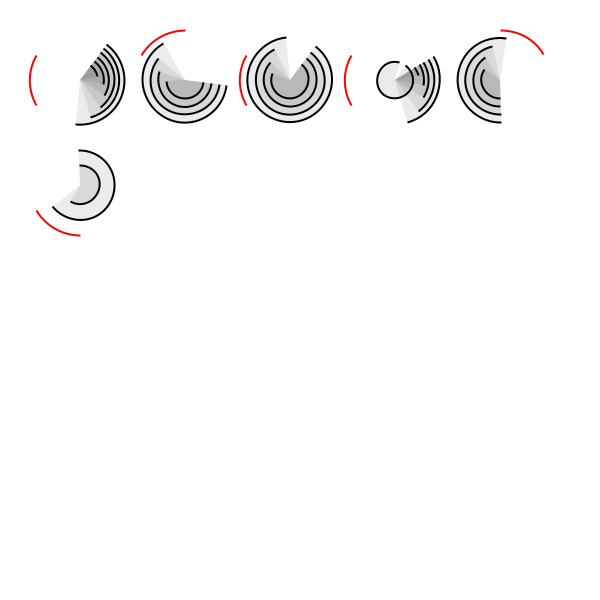
Frame 1 (no input)
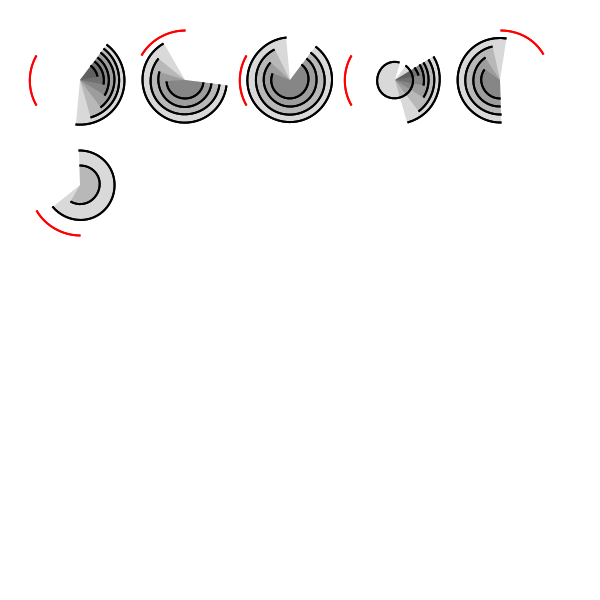
Frame 2 (the mouse pressed at the canvas centre, redrawn once)

The Processing sketch that drew these frames (run headless with seeded random() and noise(); the mouse was pressed at the canvas centre and the sketch redrawn once):

// Processing sketch: code_ananab
// ── code_ananab.pde
Encoder e;
//String s = "abcdefghijklmnopqrstuvwxyzABCDEFGHIJKLMNOPQRSTUVWXYZ0123456789!@#$%^&*()_+=-,./[]!";
// String s = "This is a secret message for Dave Perkins. Can you figure out what it says? Good luck!END jdlska jdkfloeiajn jdks hwiel lsk d.";

String s = "abcdefghijklmnopqrstuvwxyz";

int margin  = 30;
int padding = 5;

void setup() {
  size(600, 600);
  pixelDensity(2);
  randomSeed(3);
  e = new Encoder(s,100,5);
  background(255);
  
}

void draw() {
  e.displayCode();
  noLoop();
}
// ── Encoder.pde
// Numeric conversion of a String:
// letter -> ascii code -> ascii code in hexadecimal notation
// hex -> number range 1-16

class Encoder {
  boolean makeSquare     = false;
  boolean allowShift     = false;
  boolean dynamicDensity = false;
  int densityMin         = 4;
  int densityMax         = 7;
  int symbolDiam         = 50;
  int symbolsPerRow      = 10;

  // String is broken up into these objects.
  // Each encoded symbol can hold multiple letters,
  // determined by the densityMin and densityMax settings.
  ArrayList<LetterGrouping> letterGroupings;

  String encodedString;

  Encoder(String _toEncode, int _symbolDiam, int _symbolsPerRow) {
    this.encodedString = _toEncode;
    this.symbolDiam    = _symbolDiam;
    this.symbolsPerRow = _symbolsPerRow;

    letterGroupings    = new ArrayList<LetterGrouping>();

    this.encode();
  }

  void displayCode() {
    int row = -1;
    
    for (int i = 0; i < letterGroupings.size(); i++) {
      if(i % this.symbolsPerRow == 0){
         row += 1; 
      }
      int col = i % this.symbolsPerRow;
      
      pushMatrix();
      int xPadding = col * padding;
      int yPadding = row * padding;
      translate(xPadding + margin + this.symbolDiam/2.0 + col*this.symbolDiam,
                yPadding + margin + this.symbolDiam/2.0 + row*this.symbolDiam);
      LetterGrouping lg = letterGroupings.get(i);
      lg.displayGrouping(this.symbolDiam);
      popMatrix();
      
    }
  }

  void encode() {
    char[] chars     = this.encodedString.toCharArray();
    int currentIndex = 0;

    while (currentIndex < chars.length) {
      int numLettersInGrouping = (int)random(densityMin, densityMax);
      numLettersInGrouping     = min(chars.length - currentIndex, numLettersInGrouping);
      char[] charsForGrouping  = new char[numLettersInGrouping];

      for (int i = 0; i < numLettersInGrouping; i++) {
        charsForGrouping[i] = chars[currentIndex + i];
      }

      currentIndex += numLettersInGrouping;
      // Store the grouping
      LetterGrouping lg = new LetterGrouping(charsForGrouping);
      letterGroupings.add(lg);
    }
  }
}
// ── LetterGrouping.pde
class LetterGrouping {
  char[] letters;

  // Use an ArrayList of PVectors to store the
  // start and stop angle for each letter
  ArrayList<PVector> angles;

  float offsetAngle = 0;
  int offsetAngleMax = 18;

  LetterGrouping(char[] _letters) {
    this.letters = _letters;
    angles       = new ArrayList<PVector>();
    offsetAngle  = (int)random(6) * 60;
    encodeGrouping();
  }
  
  void displayGrouping(float outerDiameter){
    // Offset
    strokeWeight(max(min(outerDiameter/10.0,2),1));
    strokeCap(SQUARE);
    stroke(255,0,0);
    noFill();
    float arcStart = radians(offsetAngle - 30);
    float arcEnd   = radians(offsetAngle + 30);
    arc(0,0,outerDiameter,outerDiameter,arcStart,arcEnd);
    
    float diamStep = (outerDiameter / angles.size() + 1) *0.6;
    
    fill(0,20);
    stroke(0);
    // Draw from the outside in
    for (int i = angles.size()-1; i >= 0; i--){
      PVector angle = angles.get(i);
      arcStart = radians(angle.x);
      arcEnd   = radians(angle.y);
      float diamDiff = diamStep * (angles.size() - i); 
      float diam = outerDiameter - diamDiff;
      arc(0,0,diam,diam,arcStart,arcEnd);
    }
  }

  void encodeGrouping() {
    println();
    println("LetterGrouping: ");
    println(letters);

    for (int i = 0; i < letters.length; i++) {
      println("   Working with: " + letters[i]);
      byte charAsByte  = (byte)letters[i];
      println("     '" + letters[i] + "' as byte: " + charAsByte);
      
      String byteAsHex = String.format("%02X", charAsByte);
      println("     " + charAsByte + " as hexString: " + byteAsHex);
      
      // Now we should have a two char string. Could be more?
      char[] hexStringChars = byteAsHex.toCharArray();

      // Convert those chars to angle stops
      int charAngleStart = getAngleStopForChar(hexStringChars[0]);
      println("     " + hexStringChars[0] + " as charAngleStart: " + charAngleStart);
      
      int charAngleStop  = getAngleStopForChar(hexStringChars[1]);
      println("     " + hexStringChars[1] + " as charAngleStop: " + charAngleStop);
      
      // The angles are additive for display, so the domain is 1-32
      float startAngle = map(charAngleStart,1,offsetAngleMax,0,360) + offsetAngle;
      float stopAngle  = map(charAngleStart + charAngleStop,1,offsetAngleMax,0,360) + offsetAngle;
      
      PVector anglesForChar = new PVector(startAngle,stopAngle);
      angles.add(anglesForChar);
      println("     anglesForChar: " + anglesForChar);
    }
  }

  int getAngleStopForChar(char c) {
    if (c == 'A') {
      return 11;
    } else if (c == 'B') {
      return 12;
    } else if (c == 'C') {
      return 13;
    } else if (c == 'D') {
      return 14;
    } else if (c == 'E') {
      return 15;
    } else if (c == 'F') {
      return 16;
    } else {
      // convert to int and add one
      return Integer.parseInt("" + c) + 1;
    }
  }
}
